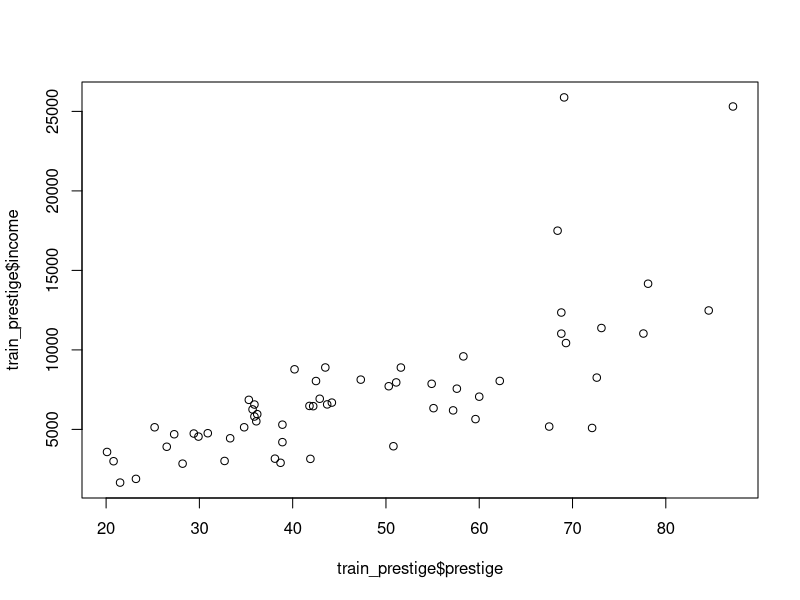
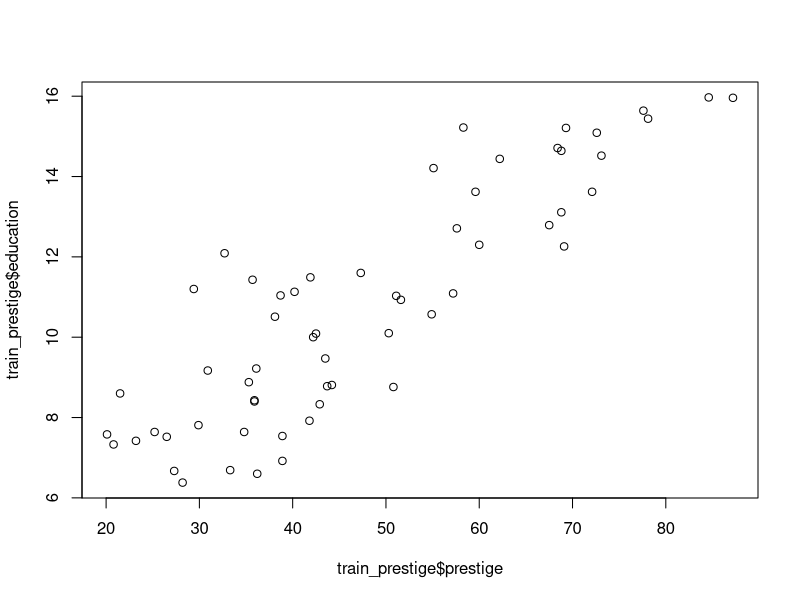
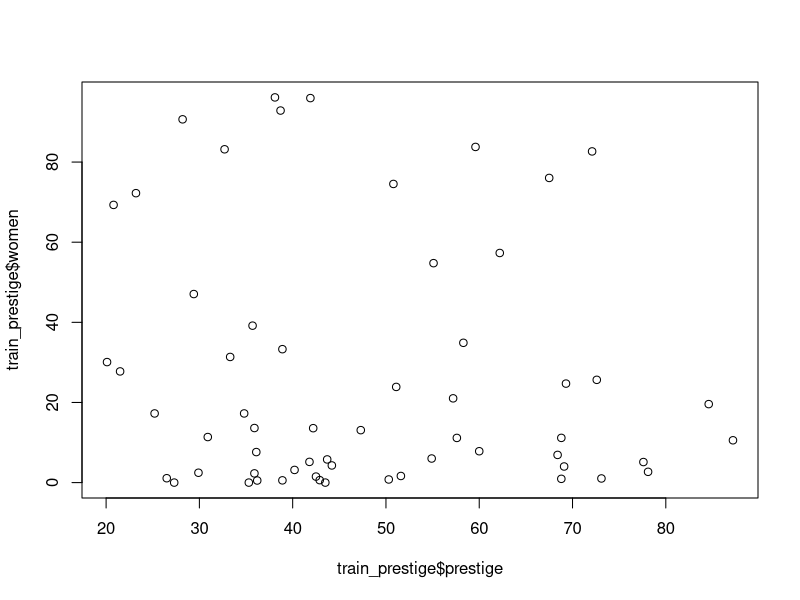
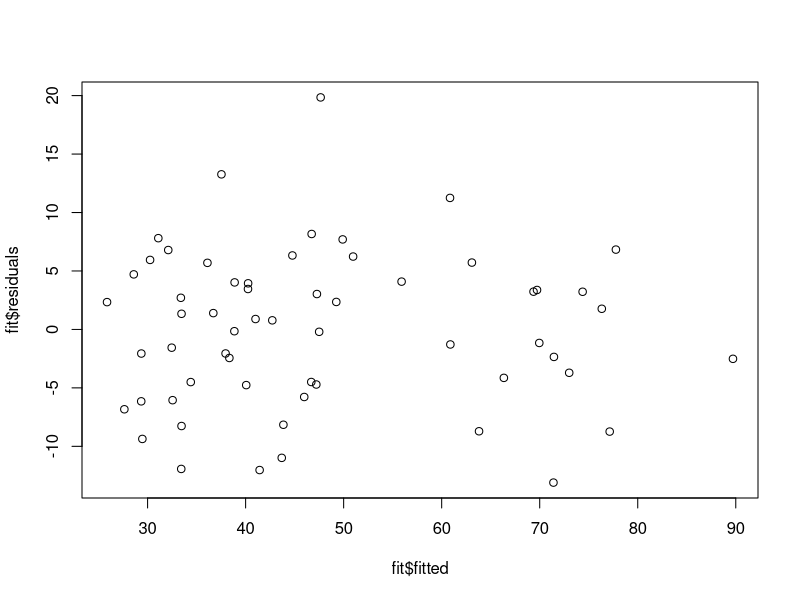

The R script that drew these images, in order:
# avg_time is the response (what we are trying to predict) distance is the predictor (what we are using to predict the response)
#fit <- lm(formula = avg_time ~ distance , data =  rs)
library(car)

data("Prestige")

summary(Prestige)

na_omit_prestige <- na.omit(Prestige) 

#Numberof observations
num_obs <- nrow(na_omit_prestige)

#60% for training set 
num_train <- round(num_obs*0.6)

#Set seed for reproducible results
set.seed(333)

#Create an index
indx <- sample(num_obs, num_train)

train_prestige <- na_omit_prestige[indx,]
test_prestige <- na_omit_prestige[-indx,]

# Some quick exploratory data analysis on training set by plotting the response variable
# in our case here (prestige) against several other predictors to check for linear 
# relationships

#No trend
plot(train_prestige$prestige, train_prestige$income)

#Trend 
plot(train_prestige$prestige, train_prestige$education)

#No trend
plot(train_prestige$prestige, train_prestige$women)

# ~ . means to use all of the other variables as predictors
fit <- lm(formula = prestige ~ ., data = train_prestige)

# Features not marked with at least one asterisk can be safely ignored.
summary(fit)

plot(fit$fitted, fit$residuals)

prediction <- predict(fit, newdata = test_prestige)

predict(fit, data.frame(education=c(100, 200, 300), income=c(13,45,66), women=c(11,22,3), census=c(111,2,4), type=c("prof","prof","prof")))

cor(prediction, test_prestige$prestige)


